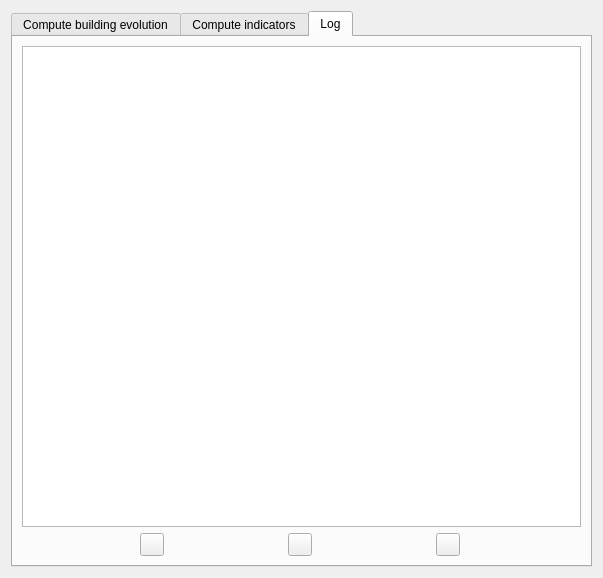
<?xml version="1.0" encoding="UTF-8"?>
<ui version="4.0">
 <class>MatchingPluginDialogBase</class>
 <widget class="QDialog" name="MatchingPluginDialogBase">
  <property name="geometry">
   <rect>
    <x>0</x>
    <y>0</y>
    <width>603</width>
    <height>578</height>
   </rect>
  </property>
  <property name="windowTitle">
   <string>Matching Plugin</string>
  </property>
  <layout class="QHBoxLayout" name="horizontalLayout_4">
   <item>
    <widget class="QTabWidget" name="tabWidget">
     <property name="enabled">
      <bool>true</bool>
     </property>
     <property name="currentIndex">
      <number>2</number>
     </property>
     <property name="iconSize">
      <size>
       <width>16</width>
       <height>16</height>
      </size>
     </property>
     <widget class="QWidget" name="tab">
      <attribute name="icon">
       <iconset theme="Parameters">
        <normaloff>.</normaloff>.</iconset>
      </attribute>
      <attribute name="title">
       <string>Compute building evolution</string>
      </attribute>
      <layout class="QVBoxLayout" name="verticalLayout_2">
       <item>
        <layout class="QHBoxLayout" name="horizontalLayout_8">
         <item>
          <widget class="QLabel" name="label">
           <property name="text">
            <string>Older Layer</string>
           </property>
          </widget>
         </item>
         <item>
          <widget class="QgsMapLayerComboBox" name="mMapLayerComboBoxCoucheAncienne">
           <property name="showCrs">
            <bool>true</bool>
           </property>
          </widget>
         </item>
        </layout>
       </item>
       <item>
        <layout class="QHBoxLayout" name="horizontalLayout_7">
         <item>
          <widget class="QLabel" name="label_2">
           <property name="text">
            <string>Newer Layer</string>
           </property>
          </widget>
         </item>
         <item>
          <widget class="QgsMapLayerComboBox" name="mMapLayerComboBoxCoucheRecente">
           <property name="showCrs">
            <bool>true</bool>
           </property>
          </widget>
         </item>
        </layout>
       </item>
       <item>
        <layout class="QHBoxLayout" name="horizontalLayout_6">
         <item>
          <widget class="QLabel" name="label_7">
           <property name="text">
            <string>Select the right projection</string>
           </property>
          </widget>
         </item>
         <item>
          <widget class="QgsProjectionSelectionWidget" name="mQgsProjectionSelectionWidget">
           <property name="enabled">
            <bool>true</bool>
           </property>
          </widget>
         </item>
        </layout>
       </item>
       <item>
        <layout class="QHBoxLayout" name="horizontalLayout_5">
         <item>
          <widget class="QLabel" name="label_5">
           <property name="text">
            <string> Building Evolution</string>
           </property>
          </widget>
         </item>
         <item>
          <widget class="QgsFileWidget" name="QgsFileWidget">
           <property name="toolTip">
            <string>&lt;html&gt;&lt;head/&gt;&lt;body&gt;&lt;p&gt;&lt;br/&gt;&lt;/p&gt;&lt;/body&gt;&lt;/html&gt;</string>
           </property>
          </widget>
         </item>
        </layout>
       </item>
       <item>
        <widget class="QCheckBox" name="checkBox">
         <property name="text">
          <string>Open the output file after running the algorithm</string>
         </property>
        </widget>
       </item>
       <item>
        <widget class="QLabel" name="label_6">
         <property name="text">
          <string>Waiting for you to click 'Run'</string>
         </property>
        </widget>
       </item>
       <item>
        <layout class="QHBoxLayout" name="horizontalLayout">
         <item>
          <widget class="QProgressBar" name="progressBar">
           <property name="value">
            <number>0</number>
           </property>
          </widget>
         </item>
         <item>
          <widget class="QPushButton" name="CancelButton">
           <property name="text">
            <string>Cancel</string>
           </property>
          </widget>
         </item>
        </layout>
       </item>
       <item>
        <layout class="QHBoxLayout" name="horizontalLayout_2">
         <item>
          <widget class="QPushButton" name="HelpButton">
           <property name="text">
            <string>Help</string>
           </property>
          </widget>
         </item>
         <item>
          <spacer name="horizontalSpacer">
           <property name="orientation">
            <enum>Qt::Horizontal</enum>
           </property>
           <property name="sizeHint" stdset="0">
            <size>
             <width>40</width>
             <height>20</height>
            </size>
           </property>
          </spacer>
         </item>
         <item>
          <widget class="QPushButton" name="CloseButton">
           <property name="text">
            <string>Close</string>
           </property>
          </widget>
         </item>
         <item>
          <widget class="QPushButton" name="RunButton">
           <property name="text">
            <string>Run</string>
           </property>
          </widget>
         </item>
        </layout>
       </item>
      </layout>
     </widget>
     <widget class="QWidget" name="tab_3">
      <attribute name="title">
       <string>Compute indicators</string>
      </attribute>
      <widget class="QWidget" name="widget" native="true">
       <property name="geometry">
        <rect>
         <x>10</x>
         <y>10</y>
         <width>551</width>
         <height>501</height>
        </rect>
       </property>
       <widget class="QWidget" name="">
        <property name="geometry">
         <rect>
          <x>300</x>
          <y>440</y>
          <width>168</width>
          <height>27</height>
         </rect>
        </property>
        <layout class="QHBoxLayout" name="horizontalLayout_9">
         <item>
          <widget class="QPushButton" name="pushButton_2">
           <property name="text">
            <string>Cancel</string>
           </property>
          </widget>
         </item>
         <item>
          <widget class="QPushButton" name="pushButton">
           <property name="text">
            <string>Submit</string>
           </property>
          </widget>
         </item>
        </layout>
       </widget>
       <widget class="QWidget" name="">
        <property name="geometry">
         <rect>
          <x>70</x>
          <y>10</y>
          <width>401</width>
          <height>421</height>
         </rect>
        </property>
        <layout class="QVBoxLayout" name="verticalLayout_3">
         <item>
          <widget class="QLabel" name="label_3">
           <property name="text">
            <string>User feedback</string>
           </property>
          </widget>
         </item>
         <item>
          <widget class="QTextEdit" name="textEdit_2"/>
         </item>
        </layout>
       </widget>
      </widget>
     </widget>
     <widget class="QWidget" name="tab_2">
      <attribute name="title">
       <string>Log</string>
      </attribute>
      <layout class="QVBoxLayout" name="verticalLayout">
       <item>
        <widget class="QTextEdit" name="textEdit"/>
       </item>
       <item>
        <layout class="QHBoxLayout" name="horizontalLayout_3">
         <item>
          <widget class="QToolButton" name="toolBtnSaveLog">
           <property name="text">
            <string/>
           </property>
          </widget>
         </item>
         <item>
          <widget class="QToolButton" name="toolBtnClearLog">
           <property name="text">
            <string/>
           </property>
          </widget>
         </item>
         <item>
          <widget class="QToolButton" name="toolBtnCopyLog">
           <property name="text">
            <string/>
           </property>
          </widget>
         </item>
        </layout>
       </item>
      </layout>
     </widget>
    </widget>
   </item>
  </layout>
 </widget>
 <customwidgets>
  <customwidget>
   <class>QgsFileWidget</class>
   <extends>QWidget</extends>
   <header>qgsfilewidget.h</header>
  </customwidget>
  <customwidget>
   <class>QgsMapLayerComboBox</class>
   <extends>QComboBox</extends>
   <header>qgsmaplayercombobox.h</header>
  </customwidget>
  <customwidget>
   <class>QgsProjectionSelectionWidget</class>
   <extends>QWidget</extends>
   <header>qgsprojectionselectionwidget.h</header>
  </customwidget>
 </customwidgets>
 <resources/>
 <connections/>
</ui>
